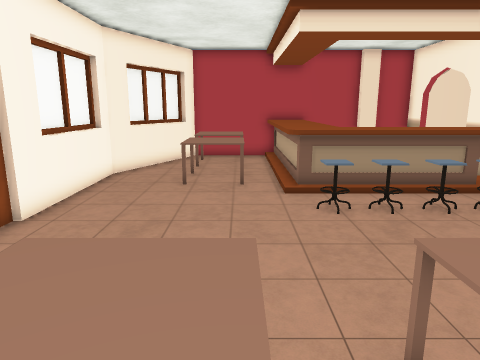
[1] (above)

16 first-person views from a walk through a scene from a Unity 3-D project. The camera is 1.4 m above the floor, tilts 12° down and sees 70° across. The floor is counted in squares, 0.5 m on a side. Each view is taken from the middle of a square. On the plan, view 1 faces up. The plan holds only what a view shows up to about 20 squares ahead; the rest is blank. The place goes on beyond the plan. The player is left out. Some surface patterns are stand-ins.

[2]
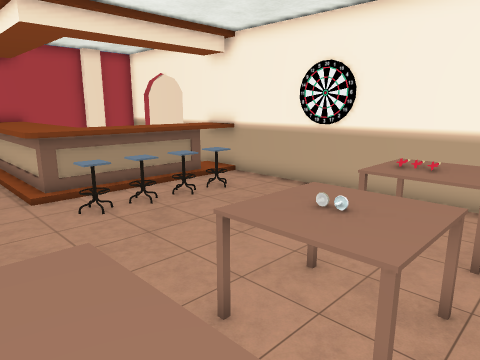

[3]
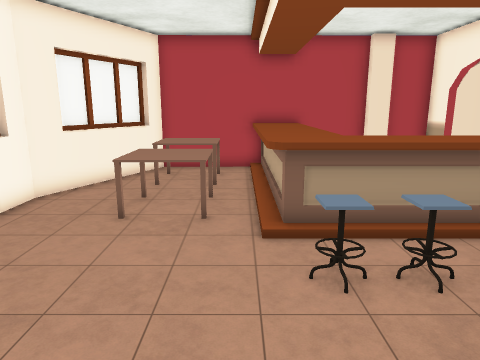

[4]
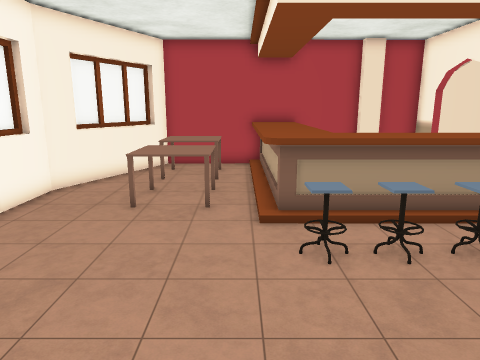

[5]
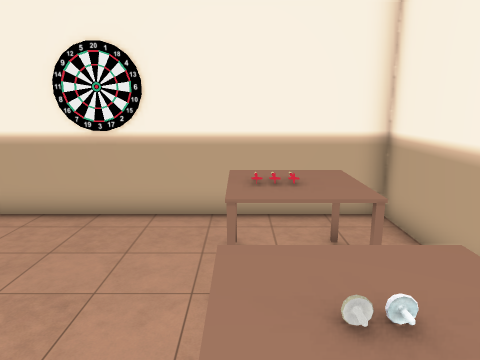

[6]
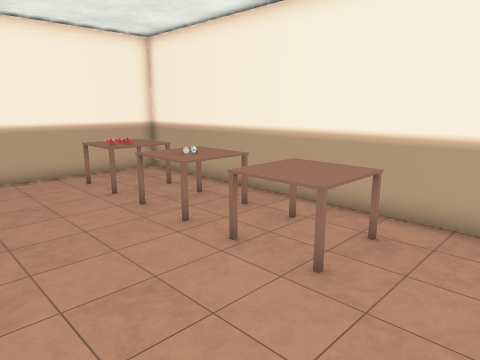

[7]
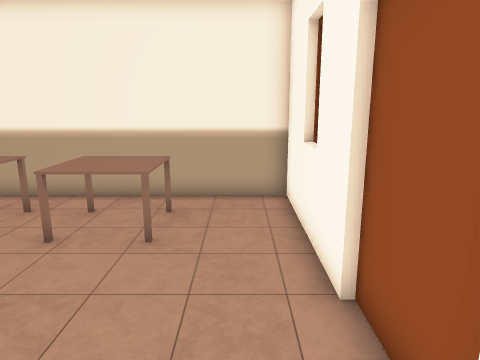

[8]
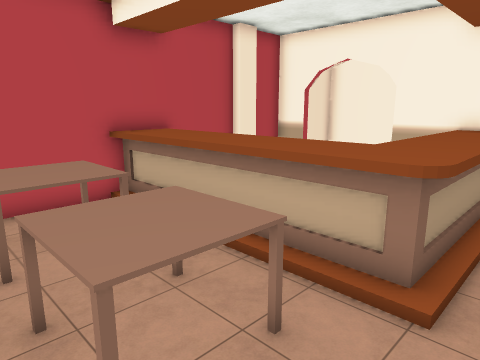

[9]
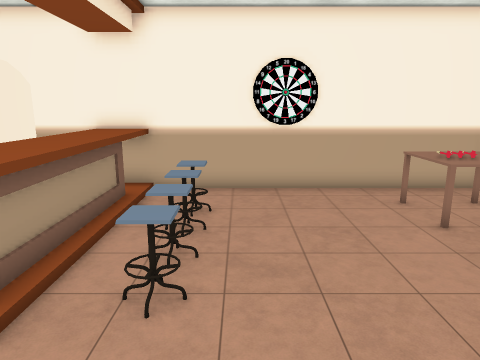

[10]
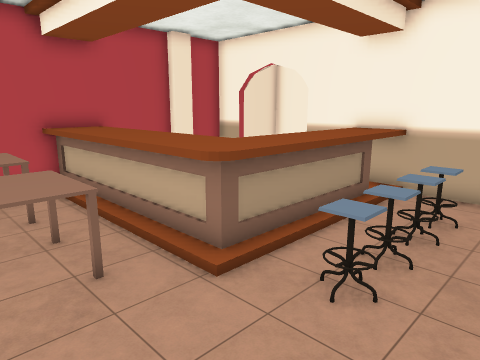

[11]
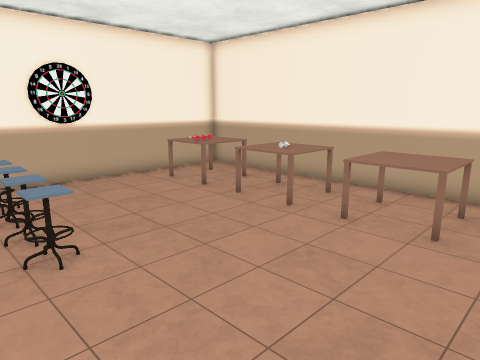

[12]
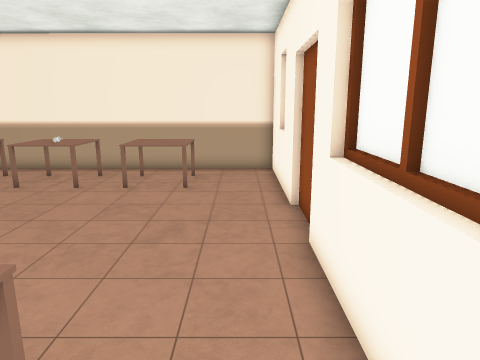

[13]
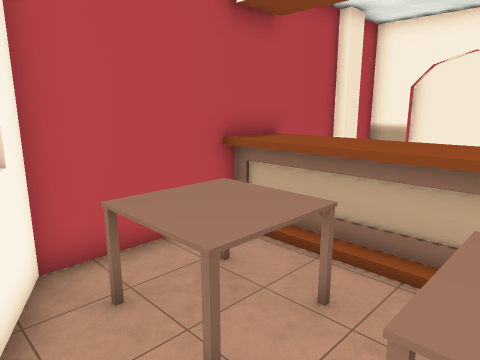

[14]
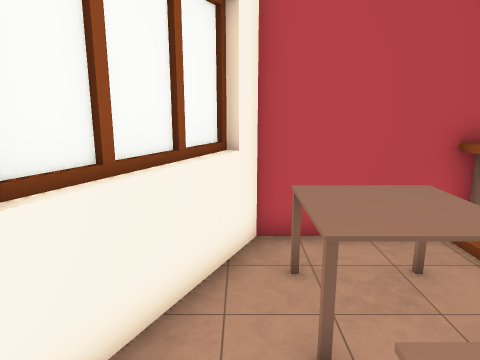

[15]
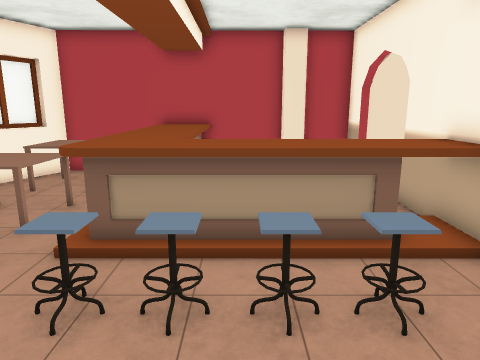

[16]
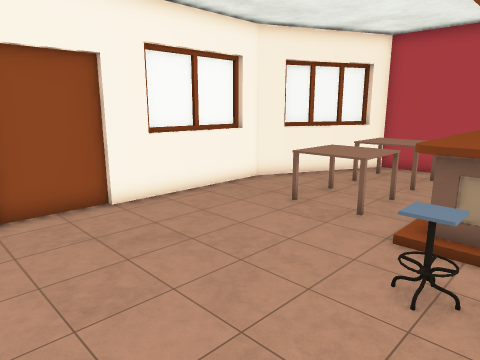

### Floor plan
Key: @ floor where view 1 was taken; # wall or solid block; . floor; = window, fence, low wall or low ledge; ^ raised ledge; C chair; O other object.
Columns run from 6 left of view 1 to 12 right of it. Each row starts with its distance up from view 1.
 20    #####^^#########
 19   ##OOO.^^^     #
 18   #.OOO.^^^
 17  ##.OOO.^^^
 16  #=.OOO.^^^
 15  #..OOO.^^^
 14 ##..OOO.^^^    .#
 13 #=..OOO.^^^^^^^^#
 12 #=..OOO.^^^^^^^^#
 11 #=......^^^^^^^^#
 10 #=......CCC.CC..#
  9 ##......CCCCCC..#
  8 #...............#
  7 #.............. #
  6 #.............. #
  5 # ..............#
  4 # ..............#
  3 #=..OOO.OOO.OOO.#
  2 # ..OOO.OOO.OOO.#
  1 # ..OOO.OOO.OOO.#
  0  #....@.........#
 -1  ################

Positions as (right, up) in squares from view 1, and headings:
1: (0, 0), facing up
2: (-1, 0), facing up-right
3: (1, 4), facing up
4: (1, 3), facing up
5: (1, 3), facing right
6: (-5, 8), facing down-right
7: (-4, 10), facing down
8: (-3, 10), facing up-right
9: (-2, 8), facing right
10: (-2, 7), facing up-right
11: (-4, 11), facing down-right
12: (-4, 15), facing down
13: (-4, 14), facing up-right
14: (-3, 13), facing up
15: (5, 5), facing up
16: (4, 4), facing up-left
